Frame 1 (no input): blank canvas, image omitted
Frame 60 (the mouse pressed at the canvas centre just before this capture): blank canvas, image omitted
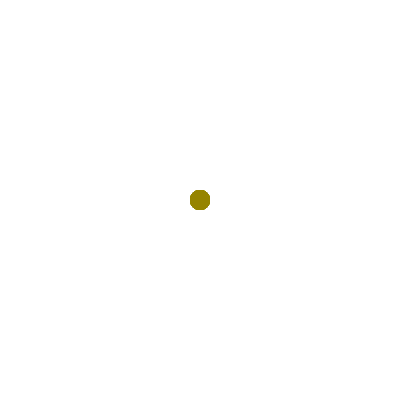
Frame 120 (the mouse held since frame 60 and released just before this capture)

The Processing sketch whose frames 1 and 60 were blank and that drew this single picture after the mouse press (run headless with seeded random() and noise(); from frame 60 on, the mouse is pressed at the canvas centre):

// Processing sketch: processing_42613
// ── processing_42613.pde

int x=0;
int y=0;

void setup() {
  size (400, 400);
  smooth();
  noStroke();
  fill(255);
  rect(0, 0, width, height);
int x=0;
int y=0;
}
 
 
void draw() {
   
    for (int x=0; x < width; x=x+20) {
      for (int y=0; y < height; y=y+20) {
  if (dist(x+20, y+20, mouseX, mouseY) < 20) {
        stroke(255, 83, 77);
        
        noStroke();
        fill(150, 132, 0);
        ellipse (x+20, y+20, 20, 20);
        
      }}}
      
     }
